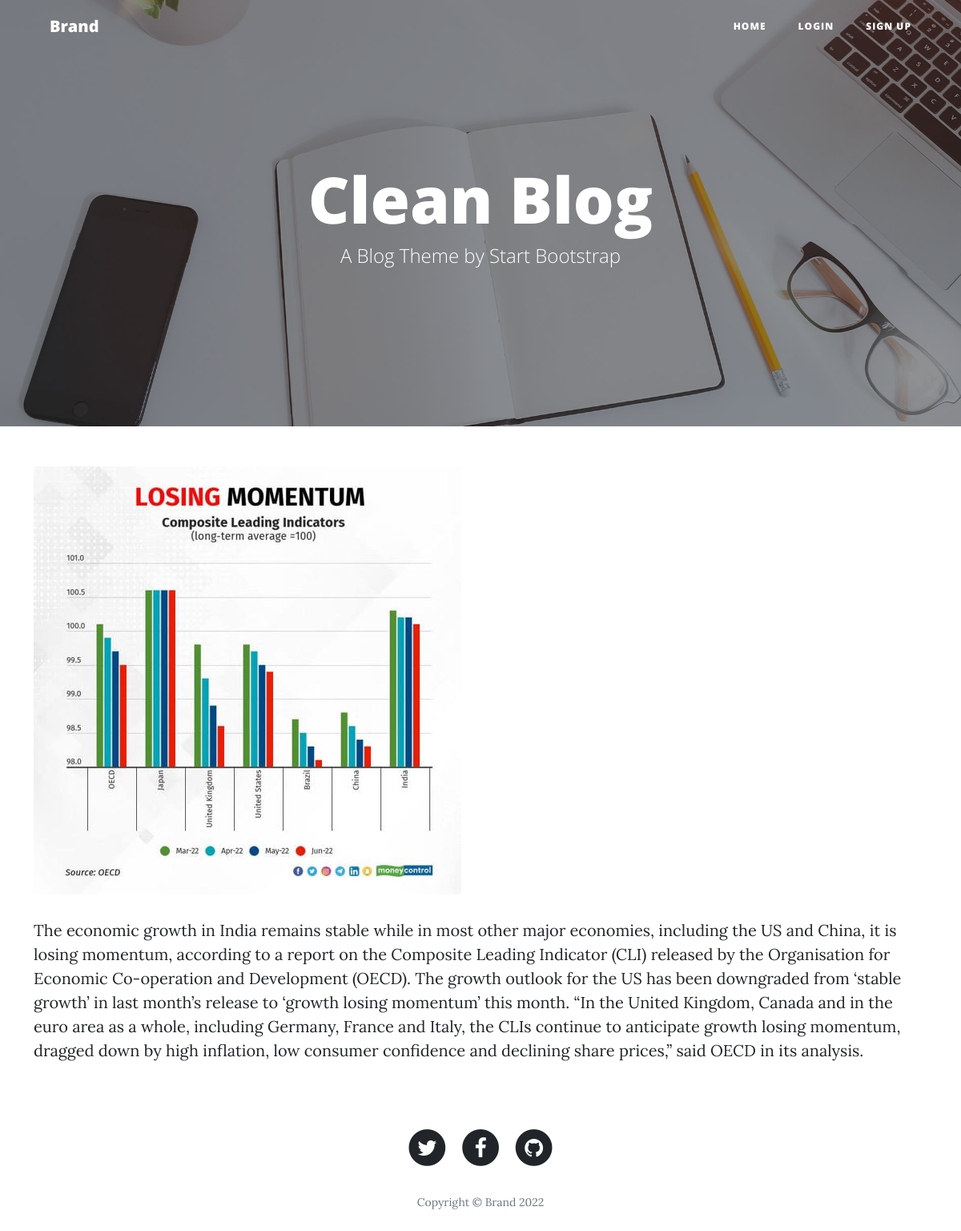
The app's page /blogdetail/indias-growth-remains-stable-while-most-other-economies-lose-momentum-oecd-report with its own data.
### home/models.py (models this page shows, shortened)
class Blog(models.Model):
    title = models.CharField(max_length=200)
    content = models.TextField()
    user = models.ForeignKey(User, blank=True, null= True, on_delete=models.CASCADE)
    slug = models.SlugField(max_length=20, null=True, blank=True)
    image = models.ImageField(upload_to = 'blog')
    created_at = models.DateTimeField(auto_now_add=True)
    upload_to = models.DateTimeField(auto_now=True)

### home/views.py (the view)
# urls.py: path('blogdetail/<slug>', blog_detail, name="blogdetail"),
def blog_detail(request, slug):
    context = {}
    blog_obj = Blog.objects.filter(slug = slug).first()
    context['blog_obj'] = blog_obj
    print(blog_obj.content)
    print("ejmikj")
    return render(request, 'blog_detail.html', context)

### home/templates/blog_detail.html
{% extends 'main.html' %}
{% block content %}
<div class="container">
    <img src="/media/{{blog_obj.image}}" alt="">
    <p>{{blog_obj.content}}</p>
</div>
{% endblock %}

### records on screen
Blog: image (picture), content "The economic growth in India remains stable while in most other major economies, including the US and China, it is losing momentum, according to a report on the Composite Leading Indicator (CLI) released by the Organisation for Economic Co-operation and Development (OECD). The growth outlook for the US has been downgraded from ‘stable growth’ in last month’s release to ‘growth losing momentum’ this month. “In the United Kingdom, Canada and in the euro area as a whole, including Germany, France and Italy, the CLIs continue to anticipate growth losing momentum, dragged down by high inflation, low consumer confidence and declining share prices,” said OECD in its analysis."
